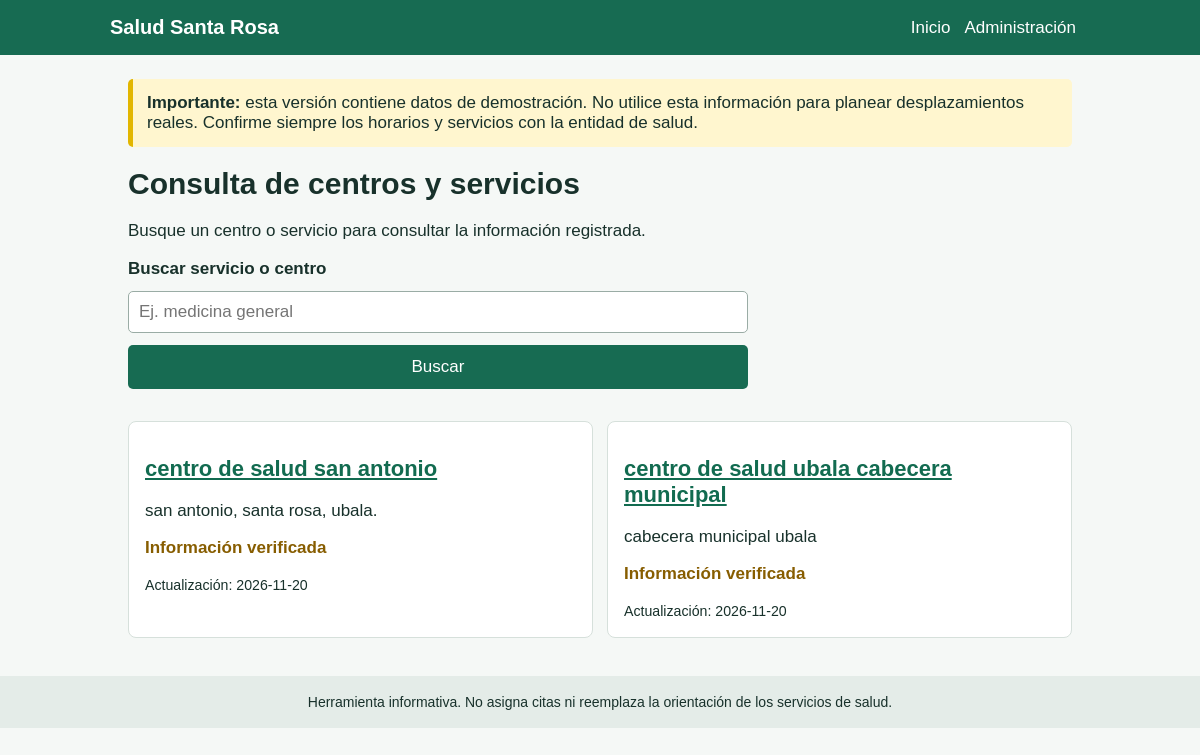
The page / on the database its author committed.
### tables this page shows
CREATE TABLE centers (
            id INTEGER PRIMARY KEY AUTOINCREMENT,
            name TEXT NOT NULL,
            address TEXT NOT NULL DEFAULT '',
            phone TEXT NOT NULL DEFAULT '',
            guidance TEXT NOT NULL DEFAULT '',
            updated_at TEXT NOT NULL,
            verified INTEGER NOT NULL DEFAULT 0 CHECK(verified IN (0,1)),
            source TEXT NOT NULL DEFAULT 'Dato de demostración; verificar antes de publicar'
        );

### app.py (the view)
    @app.route("/")
    def index():
        term = request.args.get("q", "").strip()[:60]
        db = get_db()
        if term:
            rows = db.execute("""SELECT DISTINCT c.* FROM centers c
                LEFT JOIN services s ON s.center_id=c.id
                WHERE c.name LIKE ? OR s.name LIKE ? ORDER BY c.name""",
                (f"%{term}%", f"%{term}%")).fetchall()
        else:
            rows = db.execute("SELECT * FROM centers ORDER BY name").fetchall()
        return render_template("index.html", centers=rows, term=term)

### templates/index.html
{% extends 'base.html' %}{% block content %}<h1>Consulta de centros y servicios</h1><p>Busque un centro o servicio para consultar la información registrada.</p><form method="get" class="search"><label for="q">Buscar servicio o centro</label><input id="q" name="q" value="{{ term }}" maxlength="60" placeholder="Ej. medicina general"><button>Buscar</button></form>{% if centers %}<div class="cards">{% for c in centers %}<article class="card"><h2><a href="{{ url_for('center_detail',center_id=c.id) }}">{{ c.name }}</a></h2><p>{{ c.address or 'Dirección pendiente' }}</p><p class="status">{{ 'Información verificada' if c.verified else 'Información pendiente de verificación' }}</p><small>Actualización: {{ c.updated_at }}</small></article>{% endfor %}</div>{% else %}<p>No se encontraron centros para la búsqueda.</p>{% endif %}{% endblock %}

### static/style.css (style rules this page uses)
:root { font-family:Arial,sans-serif;color:#18312b;background:#f5f8f6;font-size:17px }
* { box-sizing:border-box }
body { margin:0 }
h1 { font-size:30px }
h2 { font-size:22px }
a { color:#126b50 }
.search,.form { display:grid;gap:12px;max-width:620px;margin:18px 0 }
.form label,.search label { display:grid;gap:6px;font-weight:600 }
input,textarea,select { font:inherit;padding:10px;border:1px solid #9aaca5;border-radius:5px;width:100%;background:white }
button { font:inherit;padding:11px 18px;background:#176b52;color:white;border:0;border-radius:5px;cursor:pointer;min-height:44px }
.cards { display:grid;grid-template-columns:repeat(auto-fit,minmax(240px,1fr));gap:14px }
.card { background:white;border:1px solid #d6e0db;border-radius:8px;padding:16px;margin:14px 0 }
.status { font-weight:700;color:#875d00 }

### rows shown on the page
centers: name "centro de salud san antonio", address "san antonio, santa rosa, ubala.", verified "Información verificada", updated_at "2026-11-20"
centers: name "centro de salud ubala cabecera municipal", address "cabecera municipal ubala", verified "Información verificada", updated_at "2026-11-20"
